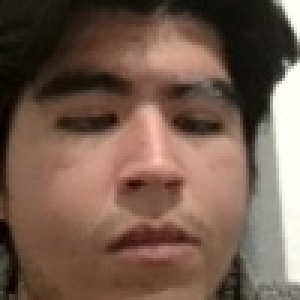
#> input picture Img1/Vic100.jpg, 100 x 100 px, given in place of the camera (shown 3 times larger)
$ python video.py
#> lines starting #> are read from the running program, lines starting #| are printed output that depends on the picture
import numpy as np
import cv2 as cv
import math

rostro = cv.CascadeClassifier('haarcascade_frontalface_alt.xml')
cap = cv.VideoCapture(0)
i = 0
while True:
    ret, frame = cap.read()
#> frame is the input picture: shape (100, 100, 3); mean B, G, R 78.7, 91.7, 116.4
    gray = cv.cvtColor(frame, cv.COLOR_BGR2GRAY)
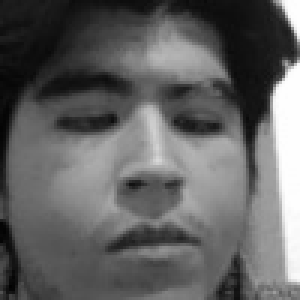
#> gray: shape (100, 100) (shown 3 times larger); min 2, max 254, mean 97.6
    rostros = rostro.detectMultiScale(gray, 1.3, 5)
#> rostros = [[10, 6, 82, 82]]
    for(x, y, w, h) in rostros:
       #frame = cv.rectangle(frame, (x,y), (x+w, y+h), (0, 255, 0), 2)
       frame2 = frame[ y:y+h, x:x+w]
       #frame3 = frame[x+30:x+w-30, y+30:y+h-30]

       frame2 = cv.resize(frame2, (100, 100), interpolation=cv.INTER_AREA)


       if(i%5==0):
           cv.imwrite('C:/Users/juanl/Desktop/Semestre 9/IA/pruebaMisCaras/jl'+str(i)+'.jpg', frame2)

           cv.imshow('rostror', frame2)
#> this loop made 1 pass
#> pass 1, `frame2 = frame[ y:y+h, x:x+w]`:
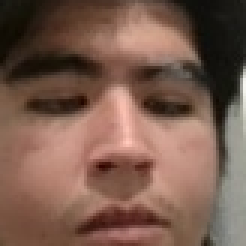
#> frame2: shape (82, 82, 3) (shown 3 times larger); mean B, G, R 78, 91.6, 121.7
    cv.imshow('rostros', frame)
    i = i+1
    k = cv.waitKey(1)
#> (key Esc is pressed here)
    if k == 27:
        break
cap.release()
cv.destroyAllWindows()

$ run again, on Img1/Vic1010.jpg
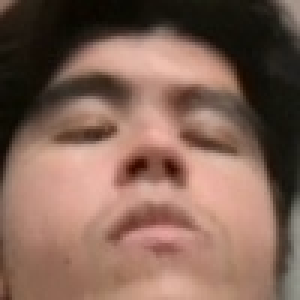
#> input picture Img1/Vic1010.jpg, 100 x 100 px, given in place of the camera (shown 3 times larger)
#> frame is the input picture: shape (100, 100, 3); mean B, G, R 85.8, 99.3, 130.2
#> `gray = cv.cvtColor(frame, cv.COLOR_BGR2GRAY)`:
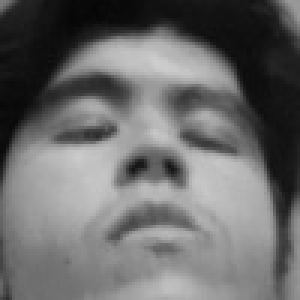
#> gray: shape (100, 100) (shown 3 times larger); min 5, max 205, mean 107
#> rostros = [[11, 5, 81, 81]]
#> the loop `for(x, y, w, h) in rostros:` made 1 pass
#> pass 1, `frame2 = frame[ y:y+h, x:x+w]`:
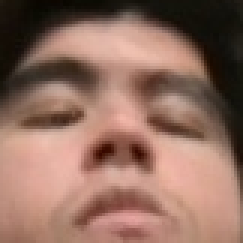
#> frame2: shape (81, 81, 3) (shown 3 times larger); mean B, G, R 95.8, 109.5, 144.9

$ run again, on Img1/Vic1175.jpg
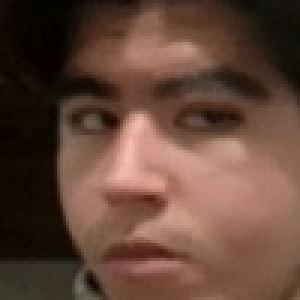
#> input picture Img1/Vic1175.jpg, 100 x 100 px, given in place of the camera (shown 3 times larger)
#> frame is the input picture: shape (100, 100, 3); mean B, G, R 56.8, 70.1, 99
#> `gray = cv.cvtColor(frame, cv.COLOR_BGR2GRAY)`:
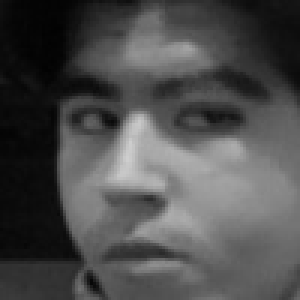
#> gray: shape (100, 100) (shown 3 times larger); min 2, max 206, mean 77.2
#> rostros = [[6, 7, 86, 86]]
#> the loop `for(x, y, w, h) in rostros:` made 1 pass
#> pass 1, `frame2 = frame[ y:y+h, x:x+w]`:
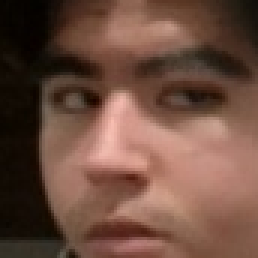
#> frame2: shape (86, 86, 3) (shown 3 times larger); mean B, G, R 63.5, 77.2, 109.6
